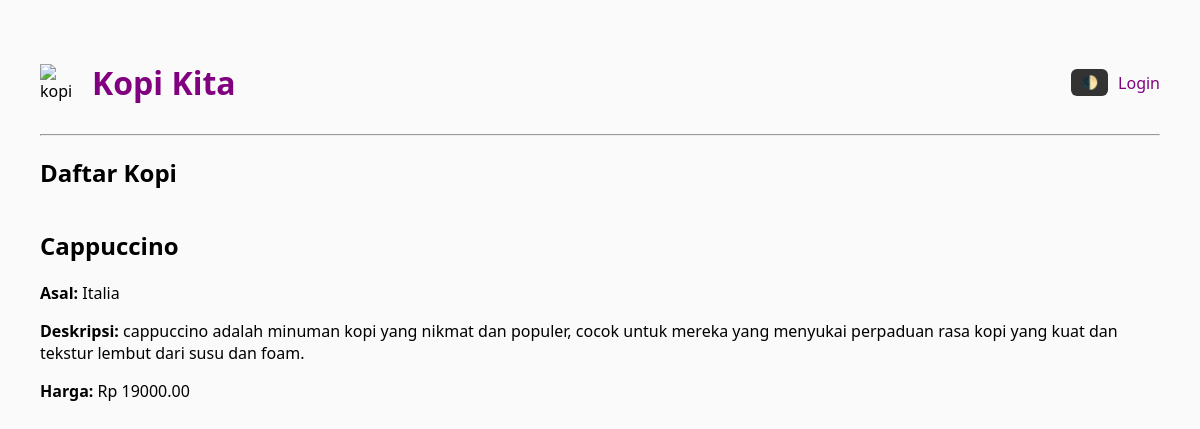
Page /kopi/6/ on the committed database.
### katalog/models.py (models this page shows, shortened)
class Kopi(models.Model):
    nama = models.CharField(max_length=100)
    asal = models.CharField(max_length=100)
    deskripsi = models.TextField()
    harga = models.DecimalField(max_digits=8, decimal_places=2)
    gambar = models.ImageField(upload_to='gambar_kopi/', blank=True, null=True)  # Tambahan

### katalog/views.py (the view)
# urls.py: path('kopi/<int:pk>/', views.detail_kopi, name='detail_kopi'),
def detail_kopi(request, pk):
    kopi = get_object_or_404(Kopi, pk=pk)
    return render(request, 'katalog/detail_kopi.html', {'kopi': kopi})

### katalog/templates/katalog/detail_kopi.html (shortened to what this page needs)
{% extends 'katalog/base.html' %}
{% block content %}
<h2>{{ kopi.nama }}</h2>
<p><strong>Asal:</strong> {{ kopi.asal }}</p>
<p><strong>Deskripsi:</strong> {{ kopi.deskripsi }}</p>
<p><strong>Harga:</strong> Rp {{ kopi.harga }}</p>
{% endblock %}

### katalog/templates/katalog/base.html (style rules this page uses)
body { font-family: 'Segoe UI', sans-serif; background-color: var(--bg); color: var(--text); margin: 40px; transition: background 0.3s, color 0.3s; }
:root { --bg: #fafafa; --text: #000; }

### rows in the picture
Kopi: nama "Cappuccino", asal "Italia", deskripsi "cappuccino adalah minuman kopi yang nikmat dan populer, cocok untuk mereka yang menyukai perpaduan rasa kopi yang kuat dan tekstur lembut dari susu dan foam.", harga "19000.00"
